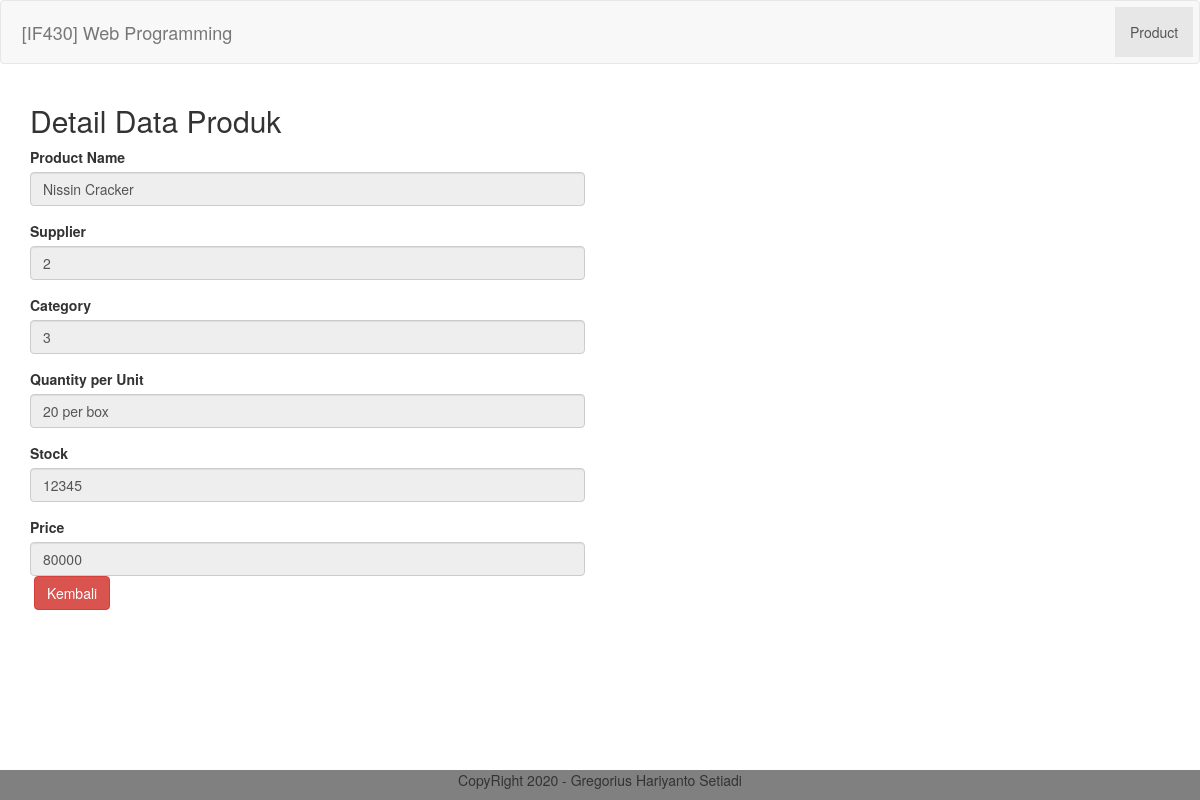
Page /product/detail/4 on the committed database.
### tables this page shows
CREATE TABLE `product` (
  `id_product` int(11) NOT NULL,
  `product_name` varchar(200) NOT NULL,
  `qty_per_unit` varchar(200) NOT NULL,
  `price` int(11) NOT NULL,
  `stock` int(11) NOT NULL,
  `id_supplier` int(11) NOT NULL,
  `id_category` int(11) NOT NULL
);

### application/controllers/Product.php (called while the page is built, shortened)
<?php
class Product extends CI_Controller{
    public function __construct(){
        $this->load->model('Product_model');
        $this->load->library('form_validation');
    }
    public function detail($id){
        $data['judul']="Detail Judul Mahasiswa";
        $data['product']=$this->Product_model->getProductById($id);
        $this->load->view('templates/header', $data);
        $this->load->view('product/detail',$data);
        $this->load->view('templates/footer');
    }
}
?>

### index.php (called while the page is built, shortened)
<?php
require_once BASEPATH.'core/CodeIgniter.php';

### application/models/Product_model.php (called while the page is built, shortened)
<?php
class Product_model extends CI_model{
    public function getProductById($id){
        return $this->db->get_where('product',['id_product'=>$id])->row_array();
    }
}
?>

### application/views/product/detail.php (the view)
<div class="container">
    <div class="row mt-3">
        <div class="col-md-6">
        <h2>Detail Data Produk</h2>
            <form action="" method="post">
                <div class="form-group">
                    <label for="name">Product Name</label>
                    <input type="text" disabled class="form-control" id="nama"
                    name="nama" value="<?= $product['product_name']?>">
                </div>
                <div class="form-group">
                    <label for="sup">Supplier</label>
                    <input type="text" disabled class="form-control" id="nama"
                    name="nama" value="<?= $product['id_supplier']?>">
                </div>
                <div class="form-group">
                    <label for="sup">Category</label>
                    <input type="text" class="form-control" id="nama"
                    disabled name="nama" value="<?= $product['id_category']?>">
                </div>
                <div class="form-group">
                    <label for="name">Quantity per Unit</label>
                    <input type="text" disabled class="form-control" id="qpu" name="qpu" value="<?= $product['qty_per_unit']?>">
                </div>
                <div class="form-group">
                    <label for="name">Stock</label>
                    <input type="text" disabled class="form-control" id="stock" name="stock" value="<?= $product['stock']?>">
                </div>
                <div class="form-group">
                    <label for="name"> Price</label>
                    <input type="text" disabled class="form-control" id="harga" name="harga" value="<?= $product['price']?>">
                    <a href= "<?=base_url()?>product"type="submit" name="tambah" class="btn btn-danger">Kembali</a>
                </div>
            </form>
        </div>
    </div>
</div>

### assets/css/style.css (style rules this page uses)
.btn { margin-left: 4px; }

### rows in the picture
product: nama "Nissin Cracker", nama "2", nama "3", qpu "20 per box", stock "12345", harga "80000"
